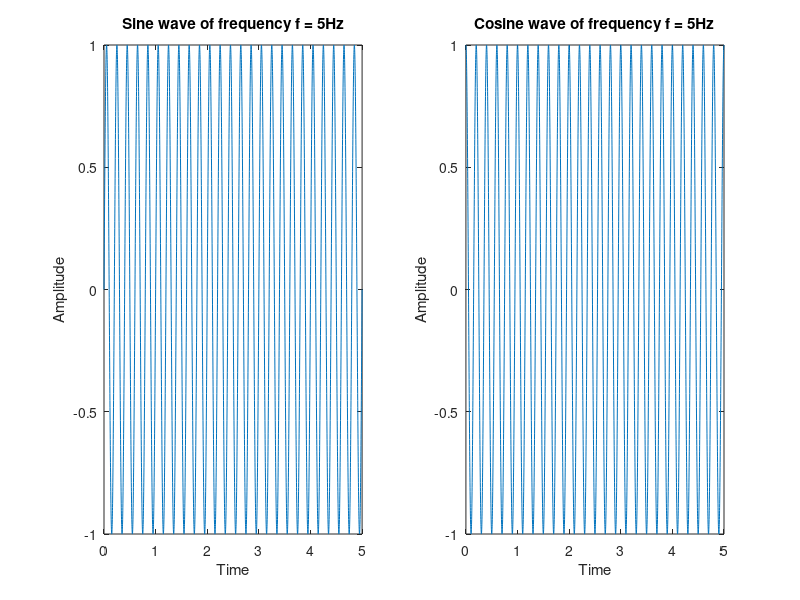

Recreate this plot in MATLAB.
f=input('Enter the frequency of the sine wave ');
x= 0:.001:5;
z=sin(2*pi*f*x);
y=cos(2*pi*f*x);
subplot(1,2,1);
plot(x,z);
xlabel('Time');
ylabel('Amplitude');
title(['Sine wave of frequency f = ',num2str(f),'Hz']);
subplot(1,2,2);
plot(x,y);
xlabel('Time');
ylabel('Amplitude');
title(['Cosine wave of frequency f = ',num2str(f),'Hz']);
